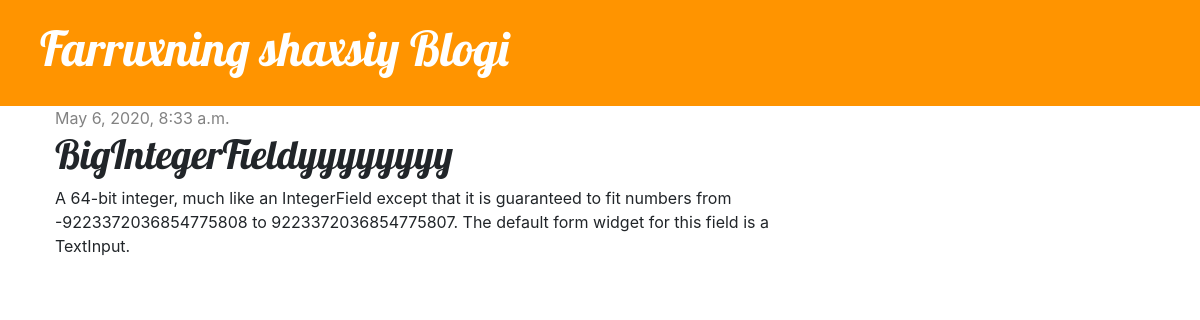
Screenshot of /post/2 with the database file from the repository.
### blog/models.py (models this page shows, shortened)
class Post(models.Model):
    author = models.ForeignKey(settings.AUTH_USER_MODEL, on_delete=models.CASCADE)
    title = models.CharField(max_length=200)
    text = models.TextField()
    created_date = models.DateTimeField(default=timezone.now)
    published_date = models.DateTimeField(blank=True, null=True)

### blog/views.py (the view)
# urls.py: path('post/<int:pk>', views.post_detail, name='post_detail'),
def post_detail(request, pk):
    post = get_object_or_404(Post, pk=pk)
    return render(request, 'blog/post_detail.html', {'post': post})

### blog/templates/blog/post_detail.html (shortened to what this page needs)
{% extends 'blog/base.html' %}
{% block content %}
<div class="post">
    {% if post.published_date %}
    <div class="date">
        {{ post.published_date }}
    </div>
    {% endif %}
    <h1>{{ post.title }}</h1>
    <p>{{ post.text|linebreaksbr }}</p>
</div>
{% endblock %}

### blog/static/css/blog.css (style rules this page uses)
h1, h2, h3, h4 { font-family: 'Lobster', cursive; }
.date { color: #828282; }
.post { margin-bottom: 70px; }

### rows the page displays
Post: published_date "May 6, 2020, 8:33 a.m.", title "BigIntegerFieldyyyyyyyy", text "A 64-bit integer, much like an IntegerField except that it is guaranteed to fit numbers from -9223372036854775808 to 9223372036854775807. The default form widget for this field is a TextInput."
